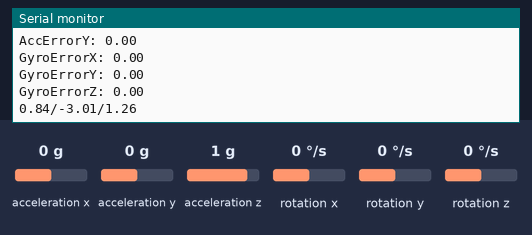
The sketch below on a simulated Arduino Uno, built with avr-gcc and run on an emulated ATmega328P. On the bench: the last lines printed to the serial monitor. Wiring (inferred from the names in the program): MPU-6050 motion sensor at I2C address 0x68. Inputs (shaded band) come from the test bench; at power-on: acceleration z 1 g, acceleration x 0 g, acceleration y 0 g, rotation x 0 °/s, rotation y 0 °/s, rotation z 0 °/s.

Above: at 1.7 s.
1.8 s: acceleration z set to 0 g
At 4.6 s:
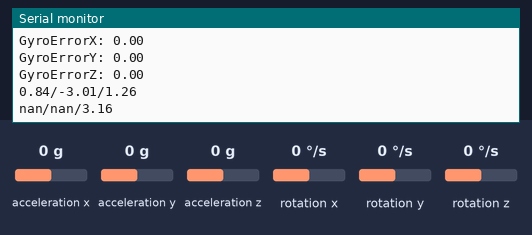
4.8 s: acceleration x set to -1.4 g
6.3 s: acceleration y set to -1.4 g
At 7.1 s:
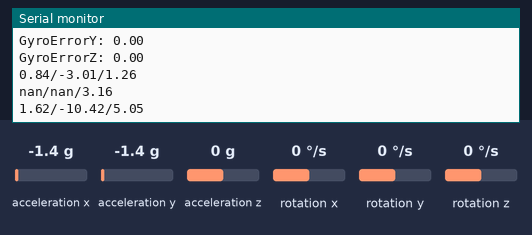
7.8 s: rotation x set to -192 °/s
At 9.0 s:
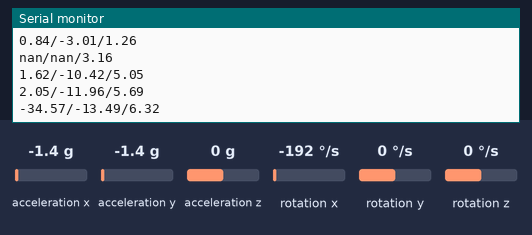
9.3 s: rotation y set to -192 °/s
At 10.2 s:
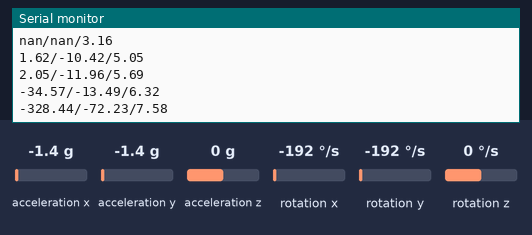
Timing chart, 0 to 11.8 s (numbered marks = the images above; inputs shaded):
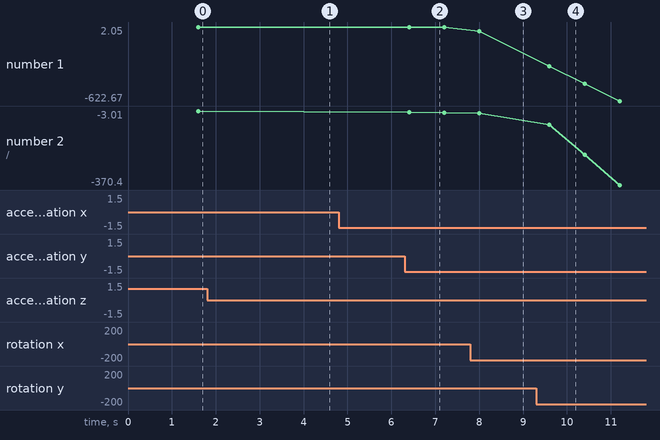

The sketch:

MPU6050_1.ino
```cpp
#include <Wire.h>
const int MPU = 0x68; // MPU6050 I2C address
float AccX, AccY, AccZ;
float GyroX, GyroY, GyroZ;
float accAngleX, accAngleY, gyroAngleX, gyroAngleY, gyroAngleZ;
float roll, pitch, yaw;
float AccErrorX, AccErrorY, GyroErrorX, GyroErrorY, GyroErrorZ;
float elapsedTime, currentTime, previousTime;
int c = 0;
void setup() {
  Serial.begin(19200);
  Wire.begin();                      // Initialize comunication
  Wire.beginTransmission(MPU);       // Start communication with MPU6050 // MPU=0x68
  Wire.write(0x6B);                  // Talk to the register 6B
  Wire.write(0x00);                  // Make reset - place a 0 into the 6B register
  Wire.endTransmission(true);        //end the transmission
  /*
  // Configure Accelerometer Sensitivity - Full Scale Range (default +/- 2g)
  Wire.beginTransmission(MPU);
  Wire.write(0x1C);                  //Talk to the ACCEL_CONFIG register (1C hex)
  Wire.write(0x10);                  //Set the register bits as 00010000 (+/- 8g full scale range)
  Wire.endTransmission(true);
  // Configure Gyro Sensitivity - Full Scale Range (default +/- 250deg/s)
  Wire.beginTransmission(MPU);
  Wire.write(0x1B);                   // Talk to the GYRO_CONFIG register (1B hex)
  Wire.write(0x10);                   // Set the register bits as 00010000 (1000deg/s full scale)
  Wire.endTransmission(true);
  delay(20);
  */
  // Call this function if you need to get the IMU error values for your module
  calculate_IMU_error();
  delay(20);
}
void loop() {
  // === Read acceleromter data === //
  Wire.beginTransmission(MPU);
  Wire.write(0x3B); // Start with register 0x3B (ACCEL_XOUT_H)
  Wire.endTransmission(false);
  Wire.requestFrom(MPU, 6, true); // Read 6 registers total, each axis value is stored in 2 registers
  //For a range of +-2g, we need to divide the raw values by 16384, according to the datasheet
  AccX = (Wire.read() << 8 | Wire.read()) / 16384.0; // X-axis value
  AccY = (Wire.read() << 8 | Wire.read()) / 16384.0; // Y-axis value
  AccZ = (Wire.read() << 8 | Wire.read()) / 16384.0; // Z-axis value
  // Calculating Roll and Pitch from the accelerometer data
  accAngleX = (atan(AccY / sqrt(pow(AccX, 2) + pow(AccZ, 2))) * 180 / PI) - 0.58; // AccErrorX ~(0.58) See the calculate_IMU_error()custom function for more details
  accAngleY = (atan(-1 * AccX / sqrt(pow(AccY, 2) + pow(AccZ, 2))) * 180 / PI) + 1.58; // AccErrorY ~(-1.58)
  // === Read gyroscope data === //
  previousTime = currentTime;        // Previous time is stored before the actual time read
  currentTime = millis();            // Current time actual time read
  elapsedTime = (currentTime - previousTime) / 1000; // Divide by 1000 to get seconds
  Wire.beginTransmission(MPU);
  Wire.write(0x43); // Gyro data first register address 0x43
  Wire.endTransmission(false);
  Wire.requestFrom(MPU, 6, true); // Read 4 registers total, each axis value is stored in 2 registers
  GyroX = (Wire.read() << 8 | Wire.read()) / 131.0; // For a 250deg/s range we have to divide first the raw value by 131.0, according to the datasheet
  GyroY = (Wire.read() << 8 | Wire.read()) / 131.0;
  GyroZ = (Wire.read() << 8 | Wire.read()) / 131.0;
  // Correct the outputs with the calculated error values
  GyroX = GyroX + 0.56; // GyroErrorX ~(-0.56)
  GyroY = GyroY - 2; // GyroErrorY ~(2)
  GyroZ = GyroZ + 0.79; // GyroErrorZ ~ (-0.79)
  // Currently the raw values are in degrees per seconds, deg/s, so we need to multiply by sendonds (s) to get the angle in degrees
  gyroAngleX = gyroAngleX + GyroX * elapsedTime; // deg/s * s = deg
  gyroAngleY = gyroAngleY + GyroY * elapsedTime;
  yaw =  yaw + GyroZ * elapsedTime;
  // Complementary filter - combine acceleromter and gyro angle values
  roll = 0.96 * gyroAngleX + 0.04 * accAngleX;
  pitch = 0.96 * gyroAngleY + 0.04 * accAngleY;

  // Print the values on the serial monitor
  if(millis()%800 == 0){
  Serial.print(roll);
  Serial.print("/");
  Serial.print(pitch);
  Serial.print("/");
  Serial.println(yaw);
  }


}
void calculate_IMU_error() {
  // We can call this funtion in the setup section to calculate the accelerometer and gyro data error. From here we will get the error values used in the above equations printed on the Serial Monitor.
  // Note that we should place the IMU flat in order to get the proper values, so that we then can the correct values
  // Read accelerometer values 200 times
  while (c < 200) {
    Wire.beginTransmission(MPU);
    Wire.write(0x3B);
    Wire.endTransmission(false);
    Wire.requestFrom(MPU, 6, true);
    AccX = (Wire.read() << 8 | Wire.read()) / 16384.0 ;
    AccY = (Wire.read() << 8 | Wire.read()) / 16384.0 ;
    AccZ = (Wire.read() << 8 | Wire.read()) / 16384.0 ;
    // Sum all readings
    AccErrorX = AccErrorX + ((atan((AccY) / sqrt(pow((AccX), 2) + pow((AccZ), 2))) * 180 / PI));
    AccErrorY = AccErrorY + ((atan(-1 * (AccX) / sqrt(pow((AccY), 2) + pow((AccZ), 2))) * 180 / PI));
    c++;
  }
  //Divide the sum by 200 to get the error value
  AccErrorX = AccErrorX / 200;
  AccErrorY = AccErrorY / 200;
  c = 0;
  // Read gyro values 200 times
  while (c < 200) {
    Wire.beginTransmission(MPU);
    Wire.write(0x43);
    Wire.endTransmission(false);
    Wire.requestFrom(MPU, 6, true);
    GyroX = Wire.read() << 8 | Wire.read();
    GyroY = Wire.read() << 8 | Wire.read();
    GyroZ = Wire.read() << 8 | Wire.read();
    // Sum all readings
    GyroErrorX = GyroErrorX + (GyroX / 131.0);
    GyroErrorY = GyroErrorY + (GyroY / 131.0);
    GyroErrorZ = GyroErrorZ + (GyroZ / 131.0);
    c++;
  }
  //Divide the sum by 200 to get the error value
  GyroErrorX = GyroErrorX / 200;
  GyroErrorY = GyroErrorY / 200;
  GyroErrorZ = GyroErrorZ / 200;
  // Print the error values on the Serial Monitor
  Serial.print("AccErrorX: ");
  Serial.println(AccErrorX);
  Serial.print("AccErrorY: ");
  Serial.println(AccErrorY);
  Serial.print("GyroErrorX: ");
  Serial.println(GyroErrorX);
  Serial.print("GyroErrorY: ");
  Serial.println(GyroErrorY);
  Serial.print("GyroErrorZ: ");
  Serial.println(GyroErrorZ);
}
```

Measured:
- after the input at 1.8 s, the serial monitor: prints a new line after 2.2 s (image 1)
- after the input at 6.3 s, the serial monitor: prints a new line after 0.10 s (image 2)
- after the input at 7.8 s, the serial monitor: prints a new line after 0.20 s (image 3)
- after the input at 9.3 s, the serial monitor: prints a new line after 0.30 s (image 4)
- plotted number 1: 0.84 → 2.05 after the input at 6.3 s, 2.05 → -34.57 after the input at 7.8 s
- plotted number 2: -3.01 → -11.96 after the input at 6.3 s, -13.49 → -370.4 after the input at 9.3 s
